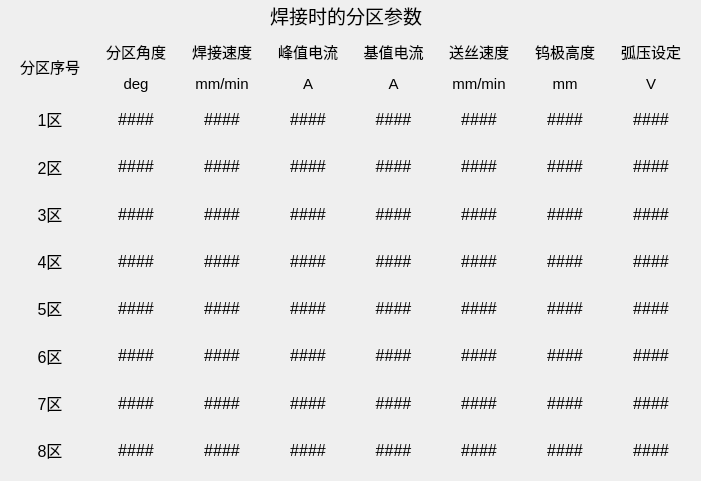
<?xml version="1.0" encoding="UTF-8"?>
<ui version="4.0">
 <class>widget4</class>
 <widget class="QWidget" name="widget4">
  <property name="geometry">
   <rect>
    <x>0</x>
    <y>0</y>
    <width>701</width>
    <height>481</height>
   </rect>
  </property>
  <property name="windowTitle">
   <string>Form</string>
  </property>
  <widget class="QLabel" name="label">
   <property name="geometry">
    <rect>
     <x>270</x>
     <y>0</y>
     <width>161</width>
     <height>31</height>
    </rect>
   </property>
   <property name="text">
    <string>&lt;html&gt;&lt;head/&gt;&lt;body&gt;&lt;p&gt;&lt;span style=&quot; font-size:14pt;&quot;&gt;焊接时的分区参数&lt;/span&gt;&lt;/p&gt;&lt;/body&gt;&lt;/html&gt;</string>
   </property>
  </widget>
  <widget class="QWidget" name="gridLayoutWidget">
   <property name="geometry">
    <rect>
     <x>10</x>
     <y>40</y>
     <width>681</width>
     <height>431</height>
    </rect>
   </property>
   <layout class="QGridLayout" name="gridLayout">
    <item row="4" column="0">
     <widget class="QLabel" name="label_30">
      <property name="text">
       <string>&lt;html&gt;&lt;head/&gt;&lt;body&gt;&lt;p align=&quot;center&quot;&gt;&lt;span style=&quot; font-size:12pt;&quot;&gt;4区&lt;/span&gt;&lt;/p&gt;&lt;/body&gt;&lt;/html&gt;</string>
      </property>
     </widget>
    </item>
    <item row="0" column="0">
     <widget class="QLabel" name="label_2">
      <property name="text">
       <string>&lt;html&gt;&lt;head/&gt;&lt;body&gt;&lt;p align=&quot;center&quot;&gt;&lt;span style=&quot; font-size:11pt;&quot;&gt;分区序号&lt;/span&gt;&lt;/p&gt;&lt;/body&gt;&lt;/html&gt;</string>
      </property>
     </widget>
    </item>
    <item row="0" column="5">
     <widget class="QLabel" name="label_7">
      <property name="text">
       <string>&lt;html&gt;&lt;head/&gt;&lt;body&gt;&lt;p align=&quot;center&quot;&gt;&lt;span style=&quot; font-size:11pt;&quot;&gt;送丝速度&lt;/span&gt;&lt;/p&gt;&lt;p align=&quot;center&quot;&gt;&lt;span style=&quot; font-size:11pt;&quot;&gt;mm/min&lt;/span&gt;&lt;/p&gt;&lt;/body&gt;&lt;/html&gt;</string>
      </property>
     </widget>
    </item>
    <item row="0" column="4">
     <widget class="QLabel" name="label_6">
      <property name="text">
       <string>&lt;html&gt;&lt;head/&gt;&lt;body&gt;&lt;p align=&quot;center&quot;&gt;&lt;span style=&quot; font-size:11pt;&quot;&gt;基值电流&lt;/span&gt;&lt;/p&gt;&lt;p align=&quot;center&quot;&gt;&lt;span style=&quot; font-size:11pt;&quot;&gt;A&lt;/span&gt;&lt;/p&gt;&lt;/body&gt;&lt;/html&gt;</string>
      </property>
     </widget>
    </item>
    <item row="0" column="1">
     <widget class="QLabel" name="label_3">
      <property name="text">
       <string>&lt;html&gt;&lt;head/&gt;&lt;body&gt;&lt;p align=&quot;center&quot;&gt;&lt;span style=&quot; font-size:11pt;&quot;&gt;分区角度&lt;/span&gt;&lt;/p&gt;&lt;p align=&quot;center&quot;&gt;&lt;span style=&quot; font-size:11pt;&quot;&gt;deg&lt;/span&gt;&lt;/p&gt;&lt;/body&gt;&lt;/html&gt;</string>
      </property>
     </widget>
    </item>
    <item row="0" column="6">
     <widget class="QLabel" name="label_8">
      <property name="text">
       <string>&lt;html&gt;&lt;head/&gt;&lt;body&gt;&lt;p align=&quot;center&quot;&gt;&lt;span style=&quot; font-size:11pt;&quot;&gt;钨极高度&lt;/span&gt;&lt;/p&gt;&lt;p align=&quot;center&quot;&gt;&lt;span style=&quot; font-size:11pt;&quot;&gt;mm&lt;/span&gt;&lt;/p&gt;&lt;/body&gt;&lt;/html&gt;</string>
      </property>
     </widget>
    </item>
    <item row="2" column="0">
     <widget class="QLabel" name="label_28">
      <property name="text">
       <string>&lt;html&gt;&lt;head/&gt;&lt;body&gt;&lt;p align=&quot;center&quot;&gt;&lt;span style=&quot; font-size:12pt;&quot;&gt;2区&lt;/span&gt;&lt;/p&gt;&lt;/body&gt;&lt;/html&gt;</string>
      </property>
     </widget>
    </item>
    <item row="0" column="3">
     <widget class="QLabel" name="label_5">
      <property name="text">
       <string>&lt;html&gt;&lt;head/&gt;&lt;body&gt;&lt;p align=&quot;center&quot;&gt;&lt;span style=&quot; font-size:11pt;&quot;&gt;峰值电流&lt;/span&gt;&lt;/p&gt;&lt;p align=&quot;center&quot;&gt;&lt;span style=&quot; font-size:11pt;&quot;&gt;A&lt;/span&gt;&lt;/p&gt;&lt;/body&gt;&lt;/html&gt;</string>
      </property>
     </widget>
    </item>
    <item row="3" column="0">
     <widget class="QLabel" name="label_29">
      <property name="text">
       <string>&lt;html&gt;&lt;head/&gt;&lt;body&gt;&lt;p align=&quot;center&quot;&gt;&lt;span style=&quot; font-size:12pt;&quot;&gt;3区&lt;/span&gt;&lt;/p&gt;&lt;/body&gt;&lt;/html&gt;</string>
      </property>
     </widget>
    </item>
    <item row="1" column="0">
     <widget class="QLabel" name="label_10">
      <property name="text">
       <string>&lt;html&gt;&lt;head/&gt;&lt;body&gt;&lt;p align=&quot;center&quot;&gt;&lt;span style=&quot; font-size:12pt;&quot;&gt;1区&lt;/span&gt;&lt;/p&gt;&lt;/body&gt;&lt;/html&gt;</string>
      </property>
     </widget>
    </item>
    <item row="0" column="2">
     <widget class="QLabel" name="label_4">
      <property name="text">
       <string>&lt;html&gt;&lt;head/&gt;&lt;body&gt;&lt;p align=&quot;center&quot;&gt;&lt;span style=&quot; font-size:11pt;&quot;&gt;焊接速度&lt;/span&gt;&lt;/p&gt;&lt;p align=&quot;center&quot;&gt;&lt;span style=&quot; font-size:11pt;&quot;&gt;mm/min&lt;/span&gt;&lt;/p&gt;&lt;/body&gt;&lt;/html&gt;</string>
      </property>
     </widget>
    </item>
    <item row="0" column="7">
     <widget class="QLabel" name="label_9">
      <property name="text">
       <string>&lt;html&gt;&lt;head/&gt;&lt;body&gt;&lt;p align=&quot;center&quot;&gt;&lt;span style=&quot; font-size:11pt;&quot;&gt;弧压设定&lt;/span&gt;&lt;/p&gt;&lt;p align=&quot;center&quot;&gt;&lt;span style=&quot; font-size:11pt;&quot;&gt;V&lt;/span&gt;&lt;/p&gt;&lt;/body&gt;&lt;/html&gt;</string>
      </property>
     </widget>
    </item>
    <item row="1" column="1">
     <widget class="QLabel" name="label_11">
      <property name="text">
       <string>&lt;html&gt;&lt;head/&gt;&lt;body&gt;&lt;p align=&quot;center&quot;&gt;&lt;span style=&quot; font-size:12pt;&quot;&gt;####&lt;/span&gt;&lt;/p&gt;&lt;/body&gt;&lt;/html&gt;</string>
      </property>
     </widget>
    </item>
    <item row="5" column="0">
     <widget class="QLabel" name="label_31">
      <property name="text">
       <string>&lt;html&gt;&lt;head/&gt;&lt;body&gt;&lt;p align=&quot;center&quot;&gt;&lt;span style=&quot; font-size:12pt;&quot;&gt;5区&lt;/span&gt;&lt;/p&gt;&lt;/body&gt;&lt;/html&gt;</string>
      </property>
     </widget>
    </item>
    <item row="7" column="0">
     <widget class="QLabel" name="label_33">
      <property name="text">
       <string>&lt;html&gt;&lt;head/&gt;&lt;body&gt;&lt;p align=&quot;center&quot;&gt;&lt;span style=&quot; font-size:12pt;&quot;&gt;7区&lt;/span&gt;&lt;/p&gt;&lt;/body&gt;&lt;/html&gt;</string>
      </property>
     </widget>
    </item>
    <item row="6" column="0">
     <widget class="QLabel" name="label_32">
      <property name="text">
       <string>&lt;html&gt;&lt;head/&gt;&lt;body&gt;&lt;p align=&quot;center&quot;&gt;&lt;span style=&quot; font-size:12pt;&quot;&gt;6区&lt;/span&gt;&lt;/p&gt;&lt;/body&gt;&lt;/html&gt;</string>
      </property>
     </widget>
    </item>
    <item row="8" column="0">
     <widget class="QLabel" name="label_34">
      <property name="text">
       <string>&lt;html&gt;&lt;head/&gt;&lt;body&gt;&lt;p align=&quot;center&quot;&gt;&lt;span style=&quot; font-size:12pt;&quot;&gt;8区&lt;/span&gt;&lt;/p&gt;&lt;/body&gt;&lt;/html&gt;</string>
      </property>
     </widget>
    </item>
    <item row="2" column="1">
     <widget class="QLabel" name="label_35">
      <property name="text">
       <string>&lt;html&gt;&lt;head/&gt;&lt;body&gt;&lt;p align=&quot;center&quot;&gt;&lt;span style=&quot; font-size:12pt;&quot;&gt;####&lt;/span&gt;&lt;/p&gt;&lt;/body&gt;&lt;/html&gt;</string>
      </property>
     </widget>
    </item>
    <item row="3" column="1">
     <widget class="QLabel" name="label_36">
      <property name="text">
       <string>&lt;html&gt;&lt;head/&gt;&lt;body&gt;&lt;p align=&quot;center&quot;&gt;&lt;span style=&quot; font-size:12pt;&quot;&gt;####&lt;/span&gt;&lt;/p&gt;&lt;/body&gt;&lt;/html&gt;</string>
      </property>
     </widget>
    </item>
    <item row="4" column="1">
     <widget class="QLabel" name="label_37">
      <property name="text">
       <string>&lt;html&gt;&lt;head/&gt;&lt;body&gt;&lt;p align=&quot;center&quot;&gt;&lt;span style=&quot; font-size:12pt;&quot;&gt;####&lt;/span&gt;&lt;/p&gt;&lt;/body&gt;&lt;/html&gt;</string>
      </property>
     </widget>
    </item>
    <item row="5" column="1">
     <widget class="QLabel" name="label_38">
      <property name="text">
       <string>&lt;html&gt;&lt;head/&gt;&lt;body&gt;&lt;p align=&quot;center&quot;&gt;&lt;span style=&quot; font-size:12pt;&quot;&gt;####&lt;/span&gt;&lt;/p&gt;&lt;/body&gt;&lt;/html&gt;</string>
      </property>
     </widget>
    </item>
    <item row="6" column="1">
     <widget class="QLabel" name="label_39">
      <property name="text">
       <string>&lt;html&gt;&lt;head/&gt;&lt;body&gt;&lt;p align=&quot;center&quot;&gt;&lt;span style=&quot; font-size:12pt;&quot;&gt;####&lt;/span&gt;&lt;/p&gt;&lt;/body&gt;&lt;/html&gt;</string>
      </property>
     </widget>
    </item>
    <item row="7" column="1">
     <widget class="QLabel" name="label_40">
      <property name="text">
       <string>&lt;html&gt;&lt;head/&gt;&lt;body&gt;&lt;p align=&quot;center&quot;&gt;&lt;span style=&quot; font-size:12pt;&quot;&gt;####&lt;/span&gt;&lt;/p&gt;&lt;/body&gt;&lt;/html&gt;</string>
      </property>
     </widget>
    </item>
    <item row="8" column="1">
     <widget class="QLabel" name="label_41">
      <property name="text">
       <string>&lt;html&gt;&lt;head/&gt;&lt;body&gt;&lt;p align=&quot;center&quot;&gt;&lt;span style=&quot; font-size:12pt;&quot;&gt;####&lt;/span&gt;&lt;/p&gt;&lt;/body&gt;&lt;/html&gt;</string>
      </property>
     </widget>
    </item>
    <item row="1" column="2">
     <widget class="QLabel" name="label_22">
      <property name="text">
       <string>&lt;html&gt;&lt;head/&gt;&lt;body&gt;&lt;p align=&quot;center&quot;&gt;&lt;span style=&quot; font-size:12pt;&quot;&gt;####&lt;/span&gt;&lt;/p&gt;&lt;/body&gt;&lt;/html&gt;</string>
      </property>
     </widget>
    </item>
    <item row="2" column="2">
     <widget class="QLabel" name="label_23">
      <property name="text">
       <string>&lt;html&gt;&lt;head/&gt;&lt;body&gt;&lt;p align=&quot;center&quot;&gt;&lt;span style=&quot; font-size:12pt;&quot;&gt;####&lt;/span&gt;&lt;/p&gt;&lt;/body&gt;&lt;/html&gt;</string>
      </property>
     </widget>
    </item>
    <item row="3" column="2">
     <widget class="QLabel" name="label_24">
      <property name="text">
       <string>&lt;html&gt;&lt;head/&gt;&lt;body&gt;&lt;p align=&quot;center&quot;&gt;&lt;span style=&quot; font-size:12pt;&quot;&gt;####&lt;/span&gt;&lt;/p&gt;&lt;/body&gt;&lt;/html&gt;</string>
      </property>
     </widget>
    </item>
    <item row="4" column="2">
     <widget class="QLabel" name="label_25">
      <property name="text">
       <string>&lt;html&gt;&lt;head/&gt;&lt;body&gt;&lt;p align=&quot;center&quot;&gt;&lt;span style=&quot; font-size:12pt;&quot;&gt;####&lt;/span&gt;&lt;/p&gt;&lt;/body&gt;&lt;/html&gt;</string>
      </property>
     </widget>
    </item>
    <item row="5" column="2">
     <widget class="QLabel" name="label_26">
      <property name="text">
       <string>&lt;html&gt;&lt;head/&gt;&lt;body&gt;&lt;p align=&quot;center&quot;&gt;&lt;span style=&quot; font-size:12pt;&quot;&gt;####&lt;/span&gt;&lt;/p&gt;&lt;/body&gt;&lt;/html&gt;</string>
      </property>
     </widget>
    </item>
    <item row="6" column="2">
     <widget class="QLabel" name="label_27">
      <property name="text">
       <string>&lt;html&gt;&lt;head/&gt;&lt;body&gt;&lt;p align=&quot;center&quot;&gt;&lt;span style=&quot; font-size:12pt;&quot;&gt;####&lt;/span&gt;&lt;/p&gt;&lt;/body&gt;&lt;/html&gt;</string>
      </property>
     </widget>
    </item>
    <item row="7" column="2">
     <widget class="QLabel" name="label_42">
      <property name="text">
       <string>&lt;html&gt;&lt;head/&gt;&lt;body&gt;&lt;p align=&quot;center&quot;&gt;&lt;span style=&quot; font-size:12pt;&quot;&gt;####&lt;/span&gt;&lt;/p&gt;&lt;/body&gt;&lt;/html&gt;</string>
      </property>
     </widget>
    </item>
    <item row="8" column="2">
     <widget class="QLabel" name="label_43">
      <property name="text">
       <string>&lt;html&gt;&lt;head/&gt;&lt;body&gt;&lt;p align=&quot;center&quot;&gt;&lt;span style=&quot; font-size:12pt;&quot;&gt;####&lt;/span&gt;&lt;/p&gt;&lt;/body&gt;&lt;/html&gt;</string>
      </property>
     </widget>
    </item>
    <item row="1" column="3">
     <widget class="QLabel" name="label_44">
      <property name="text">
       <string>&lt;html&gt;&lt;head/&gt;&lt;body&gt;&lt;p align=&quot;center&quot;&gt;&lt;span style=&quot; font-size:12pt;&quot;&gt;####&lt;/span&gt;&lt;/p&gt;&lt;/body&gt;&lt;/html&gt;</string>
      </property>
     </widget>
    </item>
    <item row="1" column="4">
     <widget class="QLabel" name="label_45">
      <property name="text">
       <string>&lt;html&gt;&lt;head/&gt;&lt;body&gt;&lt;p align=&quot;center&quot;&gt;&lt;span style=&quot; font-size:12pt;&quot;&gt;####&lt;/span&gt;&lt;/p&gt;&lt;/body&gt;&lt;/html&gt;</string>
      </property>
     </widget>
    </item>
    <item row="2" column="3">
     <widget class="QLabel" name="label_46">
      <property name="text">
       <string>&lt;html&gt;&lt;head/&gt;&lt;body&gt;&lt;p align=&quot;center&quot;&gt;&lt;span style=&quot; font-size:12pt;&quot;&gt;####&lt;/span&gt;&lt;/p&gt;&lt;/body&gt;&lt;/html&gt;</string>
      </property>
     </widget>
    </item>
    <item row="2" column="4">
     <widget class="QLabel" name="label_47">
      <property name="text">
       <string>&lt;html&gt;&lt;head/&gt;&lt;body&gt;&lt;p align=&quot;center&quot;&gt;&lt;span style=&quot; font-size:12pt;&quot;&gt;####&lt;/span&gt;&lt;/p&gt;&lt;/body&gt;&lt;/html&gt;</string>
      </property>
     </widget>
    </item>
    <item row="3" column="3">
     <widget class="QLabel" name="label_48">
      <property name="text">
       <string>&lt;html&gt;&lt;head/&gt;&lt;body&gt;&lt;p align=&quot;center&quot;&gt;&lt;span style=&quot; font-size:12pt;&quot;&gt;####&lt;/span&gt;&lt;/p&gt;&lt;/body&gt;&lt;/html&gt;</string>
      </property>
     </widget>
    </item>
    <item row="3" column="4">
     <widget class="QLabel" name="label_49">
      <property name="text">
       <string>&lt;html&gt;&lt;head/&gt;&lt;body&gt;&lt;p align=&quot;center&quot;&gt;&lt;span style=&quot; font-size:12pt;&quot;&gt;####&lt;/span&gt;&lt;/p&gt;&lt;/body&gt;&lt;/html&gt;</string>
      </property>
     </widget>
    </item>
    <item row="4" column="3">
     <widget class="QLabel" name="label_50">
      <property name="text">
       <string>&lt;html&gt;&lt;head/&gt;&lt;body&gt;&lt;p align=&quot;center&quot;&gt;&lt;span style=&quot; font-size:12pt;&quot;&gt;####&lt;/span&gt;&lt;/p&gt;&lt;/body&gt;&lt;/html&gt;</string>
      </property>
     </widget>
    </item>
    <item row="4" column="4">
     <widget class="QLabel" name="label_51">
      <property name="text">
       <string>&lt;html&gt;&lt;head/&gt;&lt;body&gt;&lt;p align=&quot;center&quot;&gt;&lt;span style=&quot; font-size:12pt;&quot;&gt;####&lt;/span&gt;&lt;/p&gt;&lt;/body&gt;&lt;/html&gt;</string>
      </property>
     </widget>
    </item>
    <item row="5" column="3">
     <widget class="QLabel" name="label_52">
      <property name="text">
       <string>&lt;html&gt;&lt;head/&gt;&lt;body&gt;&lt;p align=&quot;center&quot;&gt;&lt;span style=&quot; font-size:12pt;&quot;&gt;####&lt;/span&gt;&lt;/p&gt;&lt;/body&gt;&lt;/html&gt;</string>
      </property>
     </widget>
    </item>
    <item row="5" column="4">
     <widget class="QLabel" name="label_53">
      <property name="text">
       <string>&lt;html&gt;&lt;head/&gt;&lt;body&gt;&lt;p align=&quot;center&quot;&gt;&lt;span style=&quot; font-size:12pt;&quot;&gt;####&lt;/span&gt;&lt;/p&gt;&lt;/body&gt;&lt;/html&gt;</string>
      </property>
     </widget>
    </item>
    <item row="6" column="3">
     <widget class="QLabel" name="label_54">
      <property name="text">
       <string>&lt;html&gt;&lt;head/&gt;&lt;body&gt;&lt;p align=&quot;center&quot;&gt;&lt;span style=&quot; font-size:12pt;&quot;&gt;####&lt;/span&gt;&lt;/p&gt;&lt;/body&gt;&lt;/html&gt;</string>
      </property>
     </widget>
    </item>
    <item row="6" column="4">
     <widget class="QLabel" name="label_55">
      <property name="text">
       <string>&lt;html&gt;&lt;head/&gt;&lt;body&gt;&lt;p align=&quot;center&quot;&gt;&lt;span style=&quot; font-size:12pt;&quot;&gt;####&lt;/span&gt;&lt;/p&gt;&lt;/body&gt;&lt;/html&gt;</string>
      </property>
     </widget>
    </item>
    <item row="7" column="3">
     <widget class="QLabel" name="label_56">
      <property name="text">
       <string>&lt;html&gt;&lt;head/&gt;&lt;body&gt;&lt;p align=&quot;center&quot;&gt;&lt;span style=&quot; font-size:12pt;&quot;&gt;####&lt;/span&gt;&lt;/p&gt;&lt;/body&gt;&lt;/html&gt;</string>
      </property>
     </widget>
    </item>
    <item row="7" column="4">
     <widget class="QLabel" name="label_57">
      <property name="text">
       <string>&lt;html&gt;&lt;head/&gt;&lt;body&gt;&lt;p align=&quot;center&quot;&gt;&lt;span style=&quot; font-size:12pt;&quot;&gt;####&lt;/span&gt;&lt;/p&gt;&lt;/body&gt;&lt;/html&gt;</string>
      </property>
     </widget>
    </item>
    <item row="8" column="3">
     <widget class="QLabel" name="label_58">
      <property name="text">
       <string>&lt;html&gt;&lt;head/&gt;&lt;body&gt;&lt;p align=&quot;center&quot;&gt;&lt;span style=&quot; font-size:12pt;&quot;&gt;####&lt;/span&gt;&lt;/p&gt;&lt;/body&gt;&lt;/html&gt;</string>
      </property>
     </widget>
    </item>
    <item row="8" column="4">
     <widget class="QLabel" name="label_59">
      <property name="text">
       <string>&lt;html&gt;&lt;head/&gt;&lt;body&gt;&lt;p align=&quot;center&quot;&gt;&lt;span style=&quot; font-size:12pt;&quot;&gt;####&lt;/span&gt;&lt;/p&gt;&lt;/body&gt;&lt;/html&gt;</string>
      </property>
     </widget>
    </item>
    <item row="1" column="5">
     <widget class="QLabel" name="label_60">
      <property name="text">
       <string>&lt;html&gt;&lt;head/&gt;&lt;body&gt;&lt;p align=&quot;center&quot;&gt;&lt;span style=&quot; font-size:12pt;&quot;&gt;####&lt;/span&gt;&lt;/p&gt;&lt;/body&gt;&lt;/html&gt;</string>
      </property>
     </widget>
    </item>
    <item row="1" column="6">
     <widget class="QLabel" name="label_61">
      <property name="text">
       <string>&lt;html&gt;&lt;head/&gt;&lt;body&gt;&lt;p align=&quot;center&quot;&gt;&lt;span style=&quot; font-size:12pt;&quot;&gt;####&lt;/span&gt;&lt;/p&gt;&lt;/body&gt;&lt;/html&gt;</string>
      </property>
     </widget>
    </item>
    <item row="1" column="7">
     <widget class="QLabel" name="label_62">
      <property name="text">
       <string>&lt;html&gt;&lt;head/&gt;&lt;body&gt;&lt;p align=&quot;center&quot;&gt;&lt;span style=&quot; font-size:12pt;&quot;&gt;####&lt;/span&gt;&lt;/p&gt;&lt;/body&gt;&lt;/html&gt;</string>
      </property>
     </widget>
    </item>
    <item row="2" column="5">
     <widget class="QLabel" name="label_63">
      <property name="text">
       <string>&lt;html&gt;&lt;head/&gt;&lt;body&gt;&lt;p align=&quot;center&quot;&gt;&lt;span style=&quot; font-size:12pt;&quot;&gt;####&lt;/span&gt;&lt;/p&gt;&lt;/body&gt;&lt;/html&gt;</string>
      </property>
     </widget>
    </item>
    <item row="2" column="6">
     <widget class="QLabel" name="label_64">
      <property name="text">
       <string>&lt;html&gt;&lt;head/&gt;&lt;body&gt;&lt;p align=&quot;center&quot;&gt;&lt;span style=&quot; font-size:12pt;&quot;&gt;####&lt;/span&gt;&lt;/p&gt;&lt;/body&gt;&lt;/html&gt;</string>
      </property>
     </widget>
    </item>
    <item row="2" column="7">
     <widget class="QLabel" name="label_65">
      <property name="text">
       <string>&lt;html&gt;&lt;head/&gt;&lt;body&gt;&lt;p align=&quot;center&quot;&gt;&lt;span style=&quot; font-size:12pt;&quot;&gt;####&lt;/span&gt;&lt;/p&gt;&lt;/body&gt;&lt;/html&gt;</string>
      </property>
     </widget>
    </item>
    <item row="3" column="5">
     <widget class="QLabel" name="label_66">
      <property name="text">
       <string>&lt;html&gt;&lt;head/&gt;&lt;body&gt;&lt;p align=&quot;center&quot;&gt;&lt;span style=&quot; font-size:12pt;&quot;&gt;####&lt;/span&gt;&lt;/p&gt;&lt;/body&gt;&lt;/html&gt;</string>
      </property>
     </widget>
    </item>
    <item row="3" column="6">
     <widget class="QLabel" name="label_67">
      <property name="text">
       <string>&lt;html&gt;&lt;head/&gt;&lt;body&gt;&lt;p align=&quot;center&quot;&gt;&lt;span style=&quot; font-size:12pt;&quot;&gt;####&lt;/span&gt;&lt;/p&gt;&lt;/body&gt;&lt;/html&gt;</string>
      </property>
     </widget>
    </item>
    <item row="3" column="7">
     <widget class="QLabel" name="label_68">
      <property name="text">
       <string>&lt;html&gt;&lt;head/&gt;&lt;body&gt;&lt;p align=&quot;center&quot;&gt;&lt;span style=&quot; font-size:12pt;&quot;&gt;####&lt;/span&gt;&lt;/p&gt;&lt;/body&gt;&lt;/html&gt;</string>
      </property>
     </widget>
    </item>
    <item row="4" column="5">
     <widget class="QLabel" name="label_69">
      <property name="text">
       <string>&lt;html&gt;&lt;head/&gt;&lt;body&gt;&lt;p align=&quot;center&quot;&gt;&lt;span style=&quot; font-size:12pt;&quot;&gt;####&lt;/span&gt;&lt;/p&gt;&lt;/body&gt;&lt;/html&gt;</string>
      </property>
     </widget>
    </item>
    <item row="4" column="6">
     <widget class="QLabel" name="label_70">
      <property name="text">
       <string>&lt;html&gt;&lt;head/&gt;&lt;body&gt;&lt;p align=&quot;center&quot;&gt;&lt;span style=&quot; font-size:12pt;&quot;&gt;####&lt;/span&gt;&lt;/p&gt;&lt;/body&gt;&lt;/html&gt;</string>
      </property>
     </widget>
    </item>
    <item row="4" column="7">
     <widget class="QLabel" name="label_71">
      <property name="text">
       <string>&lt;html&gt;&lt;head/&gt;&lt;body&gt;&lt;p align=&quot;center&quot;&gt;&lt;span style=&quot; font-size:12pt;&quot;&gt;####&lt;/span&gt;&lt;/p&gt;&lt;/body&gt;&lt;/html&gt;</string>
      </property>
     </widget>
    </item>
    <item row="5" column="5">
     <widget class="QLabel" name="label_72">
      <property name="text">
       <string>&lt;html&gt;&lt;head/&gt;&lt;body&gt;&lt;p align=&quot;center&quot;&gt;&lt;span style=&quot; font-size:12pt;&quot;&gt;####&lt;/span&gt;&lt;/p&gt;&lt;/body&gt;&lt;/html&gt;</string>
      </property>
     </widget>
    </item>
    <item row="5" column="6">
     <widget class="QLabel" name="label_73">
      <property name="text">
       <string>&lt;html&gt;&lt;head/&gt;&lt;body&gt;&lt;p align=&quot;center&quot;&gt;&lt;span style=&quot; font-size:12pt;&quot;&gt;####&lt;/span&gt;&lt;/p&gt;&lt;/body&gt;&lt;/html&gt;</string>
      </property>
     </widget>
    </item>
    <item row="5" column="7">
     <widget class="QLabel" name="label_74">
      <property name="text">
       <string>&lt;html&gt;&lt;head/&gt;&lt;body&gt;&lt;p align=&quot;center&quot;&gt;&lt;span style=&quot; font-size:12pt;&quot;&gt;####&lt;/span&gt;&lt;/p&gt;&lt;/body&gt;&lt;/html&gt;</string>
      </property>
     </widget>
    </item>
    <item row="6" column="5">
     <widget class="QLabel" name="label_75">
      <property name="text">
       <string>&lt;html&gt;&lt;head/&gt;&lt;body&gt;&lt;p align=&quot;center&quot;&gt;&lt;span style=&quot; font-size:12pt;&quot;&gt;####&lt;/span&gt;&lt;/p&gt;&lt;/body&gt;&lt;/html&gt;</string>
      </property>
     </widget>
    </item>
    <item row="6" column="6">
     <widget class="QLabel" name="label_76">
      <property name="text">
       <string>&lt;html&gt;&lt;head/&gt;&lt;body&gt;&lt;p align=&quot;center&quot;&gt;&lt;span style=&quot; font-size:12pt;&quot;&gt;####&lt;/span&gt;&lt;/p&gt;&lt;/body&gt;&lt;/html&gt;</string>
      </property>
     </widget>
    </item>
    <item row="6" column="7">
     <widget class="QLabel" name="label_77">
      <property name="text">
       <string>&lt;html&gt;&lt;head/&gt;&lt;body&gt;&lt;p align=&quot;center&quot;&gt;&lt;span style=&quot; font-size:12pt;&quot;&gt;####&lt;/span&gt;&lt;/p&gt;&lt;/body&gt;&lt;/html&gt;</string>
      </property>
     </widget>
    </item>
    <item row="7" column="5">
     <widget class="QLabel" name="label_78">
      <property name="text">
       <string>&lt;html&gt;&lt;head/&gt;&lt;body&gt;&lt;p align=&quot;center&quot;&gt;&lt;span style=&quot; font-size:12pt;&quot;&gt;####&lt;/span&gt;&lt;/p&gt;&lt;/body&gt;&lt;/html&gt;</string>
      </property>
     </widget>
    </item>
    <item row="7" column="6">
     <widget class="QLabel" name="label_79">
      <property name="text">
       <string>&lt;html&gt;&lt;head/&gt;&lt;body&gt;&lt;p align=&quot;center&quot;&gt;&lt;span style=&quot; font-size:12pt;&quot;&gt;####&lt;/span&gt;&lt;/p&gt;&lt;/body&gt;&lt;/html&gt;</string>
      </property>
     </widget>
    </item>
    <item row="7" column="7">
     <widget class="QLabel" name="label_80">
      <property name="text">
       <string>&lt;html&gt;&lt;head/&gt;&lt;body&gt;&lt;p align=&quot;center&quot;&gt;&lt;span style=&quot; font-size:12pt;&quot;&gt;####&lt;/span&gt;&lt;/p&gt;&lt;/body&gt;&lt;/html&gt;</string>
      </property>
     </widget>
    </item>
    <item row="8" column="5">
     <widget class="QLabel" name="label_81">
      <property name="text">
       <string>&lt;html&gt;&lt;head/&gt;&lt;body&gt;&lt;p align=&quot;center&quot;&gt;&lt;span style=&quot; font-size:12pt;&quot;&gt;####&lt;/span&gt;&lt;/p&gt;&lt;/body&gt;&lt;/html&gt;</string>
      </property>
     </widget>
    </item>
    <item row="8" column="6">
     <widget class="QLabel" name="label_82">
      <property name="text">
       <string>&lt;html&gt;&lt;head/&gt;&lt;body&gt;&lt;p align=&quot;center&quot;&gt;&lt;span style=&quot; font-size:12pt;&quot;&gt;####&lt;/span&gt;&lt;/p&gt;&lt;/body&gt;&lt;/html&gt;</string>
      </property>
     </widget>
    </item>
    <item row="8" column="7">
     <widget class="QLabel" name="label_83">
      <property name="text">
       <string>&lt;html&gt;&lt;head/&gt;&lt;body&gt;&lt;p align=&quot;center&quot;&gt;&lt;span style=&quot; font-size:12pt;&quot;&gt;####&lt;/span&gt;&lt;/p&gt;&lt;/body&gt;&lt;/html&gt;</string>
      </property>
     </widget>
    </item>
   </layout>
  </widget>
 </widget>
 <resources/>
 <connections/>
</ui>
